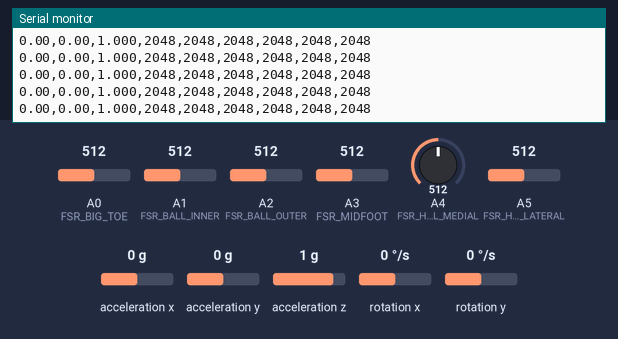
A program run on a simulated Seeed XIAO (SAMD21). Parts: the last lines printed to the serial monitor. The inputs (shaded band) are chosen by the test bench; at power-on: rotation x 0 °/s, A0 (FSR_BIG_TOE) = 512, A1 (FSR_BALL_INNER) = 512, A2 (FSR_BALL_OUTER) = 512, A3 (FSR_MIDFOOT) = 512, A4 (FSR_HEEL_MEDIAL) = 512, A5 (FSR_HEEL_LATERAL) = 512, acceleration x 0 g, acceleration y 0 g, acceleration z 1 g, rotation y 0 °/s (analog values on the 0–1023 scale). A phone connects over Bluetooth LE 3 s after start.

Above: at 1.7 s.
1.8 s: rotation x set to 100 °/s
At 2.9 s:
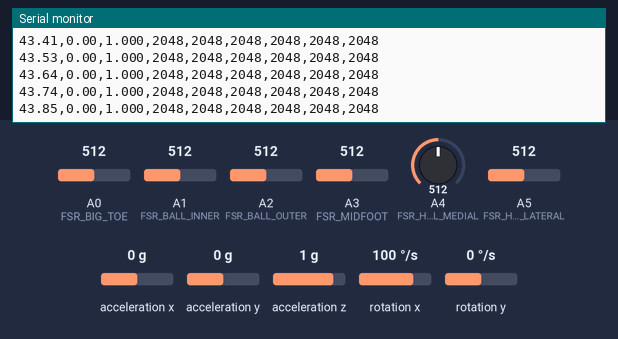
4.8 s: A0 (FSR_BIG_TOE) set to 716
At 5.7 s:
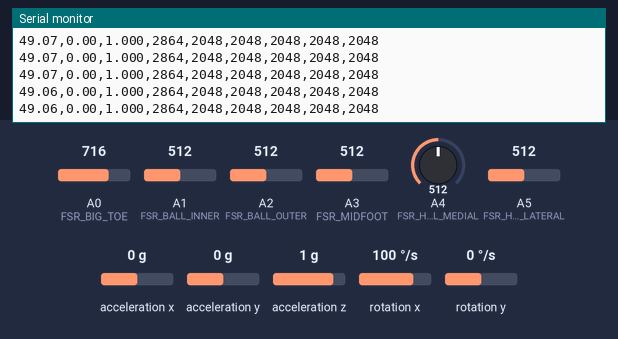
6.3 s: A1 (FSR_BALL_INNER) set to 716
At 7.3 s:
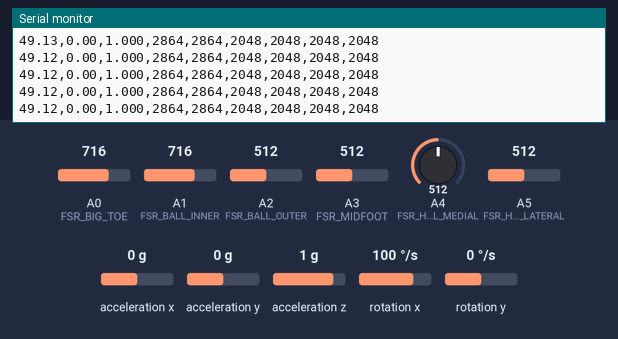
7.8 s: A2 (FSR_BALL_OUTER) set to 716
At 8.6 s:
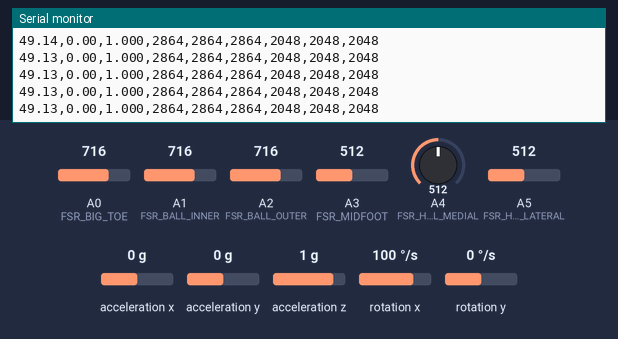
9.3 s: A3 (FSR_MIDFOOT) set to 716
At 10.0 s:
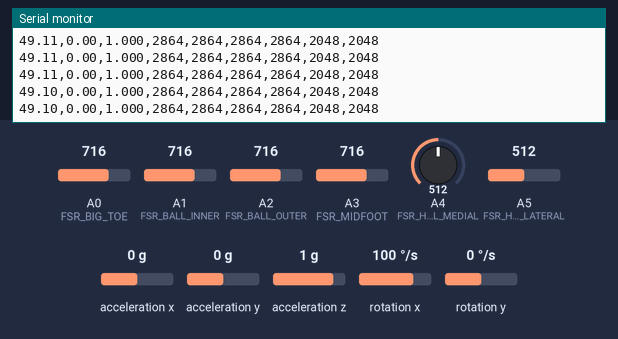
10.8 s: A4 (FSR_HEEL_MEDIAL) set to 716
At 11.8 s:
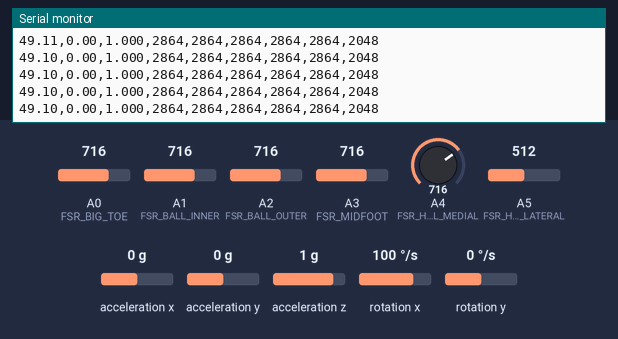
Timing chart, 0 to 13.3 s (numbered marks = the images above; inputs shaded):
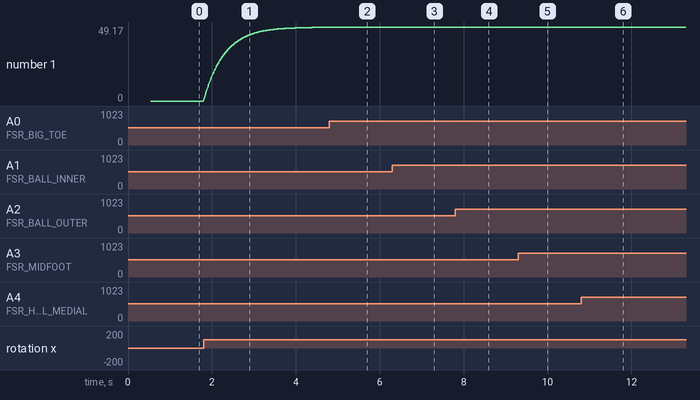

Measured:
- after the input at 1.8 s, the serial monitor: prints a new line at once (image 1)
- after the input at 7.8 s, the serial monitor: prints a new line at once (image 4)
- after the input at 9.3 s, the serial monitor: prints a new line at once (image 5)
- after the input at 10.8 s, the serial monitor: prints a new line at once (image 6)
- plotted number 1: 0 → 48.98 after the input at 1.8 s

The program:

main.cpp
```cpp
#include <Arduino.h>
#include <LSM6DS3.h>
#include <bluefruit.h>

// ── IMU ──────────────────────────────────────────────────────────────────────
LSM6DS3 imu(I2C_MODE, 0x6A);

// ── FSR pins ─────────────────────────────────────────────────────────────────
#define FSR_BIG_TOE      0   // A0
#define FSR_BALL_INNER   1   // A1
#define FSR_BALL_OUTER   2   // A2
#define FSR_MIDFOOT      3   // A3
#define FSR_HEEL_MEDIAL  4   // A4
#define FSR_HEEL_LATERAL 5   // A5

#define FSR_MAX 3800   // clamp to avoid near-rail ADC distortion

// ── Complementary filter ─────────────────────────────────────────────────────
static const float ALPHA       = 0.98f;
static const float INTERVAL    = 10.0f;   // ms between samples (100 Hz)
static const int   CAL_SAMPLES = 50;

float pitch = 0.0f, roll = 0.0f;
float pitchOffset = 0.0f, rollOffset = 0.0f;
uint32_t lastMs = 0;

// ── BLE ───────────────────────────────────────────────────────────────────────
// Service  : 19b10000-e8f2-537e-4f6c-d104768a1214
// Char     : 19b10001-e8f2-537e-4f6c-d104768a1214
// Packet   : 9 × int16 LE (18 bytes)
//   [0] pitch      × 100
//   [1] roll       × 100
//   [2] aZ         × 1000
//   [3] bigToe
//   [4] ballInner
//   [5] ballOuter
//   [6] midfoot
//   [7] heelMedial
//   [8] heelLateral
const uint8_t SERVICE_UUID[] = {
  0x14, 0x12, 0x8a, 0x76, 0x04, 0xd1, 0x6c, 0x4f,
  0x7e, 0x53, 0xf2, 0xe8, 0x00, 0x00, 0xb1, 0x19
};
const uint8_t CHAR_UUID[] = {
  0x14, 0x12, 0x8a, 0x76, 0x04, 0xd1, 0x6c, 0x4f,
  0x7e, 0x53, 0xf2, 0xe8, 0x01, 0x00, 0xb1, 0x19
};

BLEService        soleService(SERVICE_UUID);
BLECharacteristic soleChar(CHAR_UUID);

void startAdv() {
  Bluefruit.Advertising.addFlags(BLE_GAP_ADV_FLAGS_LE_ONLY_GENERAL_DISC_MODE);
  Bluefruit.Advertising.addTxPower();
  Bluefruit.Advertising.addService(soleService);
  Bluefruit.ScanResponse.addName();
  Bluefruit.Advertising.restartOnDisconnect(true);
  Bluefruit.Advertising.setInterval(32, 244);
  Bluefruit.Advertising.setFastTimeout(30);
  Bluefruit.Advertising.start(0);
}

// ── Calibration ───────────────────────────────────────────────────────────────
void calibrate() {
  Serial.println("Calibrating — hold still...");
  float sumPitch = 0, sumRoll = 0;

  for (int i = 0; i < CAL_SAMPLES; i++) {
    float aX = imu.readFloatAccelX();
    float aY = imu.readFloatAccelY();
    float aZ = imu.readFloatAccelZ();
    sumPitch += degrees(atan2(-aX, sqrt(aY * aY + aZ * aZ)));
    sumRoll  += degrees(atan2(aY, aZ));
    delay(10);
  }

  pitchOffset = sumPitch / CAL_SAMPLES;
  rollOffset  = sumRoll  / CAL_SAMPLES;
  Serial.printf("Offsets — Pitch: %.2f  Roll: %.2f\n", pitchOffset, rollOffset);
}

// ── Setup ─────────────────────────────────────────────────────────────────────
void setup() {
  Serial.begin(115200);
  for (uint32_t t = millis(); !Serial && (millis() - t < 2000);) {}

  if (imu.begin() != 0) {
    Serial.println("IMU error!");
    while (1);
  }

  analogReadResolution(12);
  calibrate();
  pitch = 0.0f;
  roll  = 0.0f;

  Bluefruit.begin();
  Bluefruit.setTxPower(4);
  Bluefruit.setName("SoleMate");

  soleService.begin();

  soleChar.setProperties(CHR_PROPS_NOTIFY);
  soleChar.setPermission(SECMODE_OPEN, SECMODE_NO_ACCESS);
  soleChar.setFixedLen(18);   // 9 × int16 = 18 bytes
  soleChar.begin();

  startAdv();

  Serial.println("BLE advertising as 'SoleMate'");
  Serial.println("pitch,roll,aZ,bigToe,ballInner,ballOuter,midfoot,heelMedial,heelLateral");
  lastMs = millis();
}

// ── Loop ──────────────────────────────────────────────────────────────────────
void loop() {
  uint32_t now = millis();
  if (now - lastMs < (uint32_t)INTERVAL) return;
  float dt = (now - lastMs) / 1000.0f;
  lastMs = now;

  // IMU
  float aX = imu.readFloatAccelX();
  float aY = imu.readFloatAccelY();
  float aZ = imu.readFloatAccelZ();
  float gX = imu.readFloatGyroX();
  float gY = imu.readFloatGyroY();

  float accelPitch = degrees(atan2(-aX, sqrt(aY * aY + aZ * aZ))) - pitchOffset;
  float accelRoll  = degrees(atan2(aY, aZ))                        - rollOffset;

  pitch = ALPHA * (pitch + gX * dt) + (1.0f - ALPHA) * accelPitch;
  roll  = ALPHA * (roll  + gY * dt) + (1.0f - ALPHA) * accelRoll;

  // FSRs
  int bigToe      = constrain(analogRead(FSR_BIG_TOE),      0, FSR_MAX);
  int ballInner   = constrain(analogRead(FSR_BALL_INNER),   0, FSR_MAX);
  int ballOuter   = constrain(analogRead(FSR_BALL_OUTER),   0, FSR_MAX);
  int midfoot     = constrain(analogRead(FSR_MIDFOOT),      0, FSR_MAX);
  int heelMedial  = constrain(analogRead(FSR_HEEL_MEDIAL),  0, FSR_MAX);
  int heelLateral = constrain(analogRead(FSR_HEEL_LATERAL), 0, FSR_MAX);

  // Serial
  Serial.printf("%.2f,%.2f,%.3f,%d,%d,%d,%d,%d,%d\n",
    pitch, roll, aZ,
    bigToe, ballInner, ballOuter, midfoot, heelMedial, heelLateral);

  // BLE notify
  if (Bluefruit.connected() && soleChar.notifyEnabled()) {
    int16_t pkt[9];
    pkt[0] = (int16_t)(pitch  * 100.0f);
    pkt[1] = (int16_t)(roll   * 100.0f);
    pkt[2] = (int16_t)(aZ     * 1000.0f);
    pkt[3] = (int16_t)bigToe;
    pkt[4] = (int16_t)ballInner;
    pkt[5] = (int16_t)ballOuter;
    pkt[6] = (int16_t)midfoot;
    pkt[7] = (int16_t)heelMedial;
    pkt[8] = (int16_t)heelLateral;
    soleChar.notify((uint8_t*)pkt, sizeof(pkt));
  }
}
```
